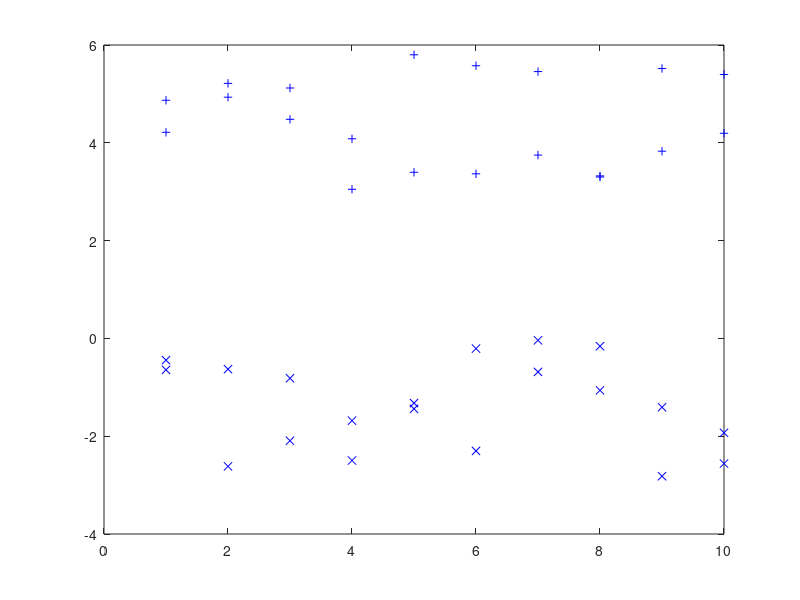

Write MATLAB code to recreate this figure.
% 
%     ECE 594E HW 4
%           Adaptive Boosting
%     Test coordinate threshold
%                 
%
%     Steven Munn
%           from https://github.com/stevenjlm/ML-code

A=3*rand(10,2)-3;
B=3*rand(10,2)+3;

plot(A,'xb');
hold on
plot(B,'+b');
hold off

% means
mA=mean(A);
mB=mean(B);

